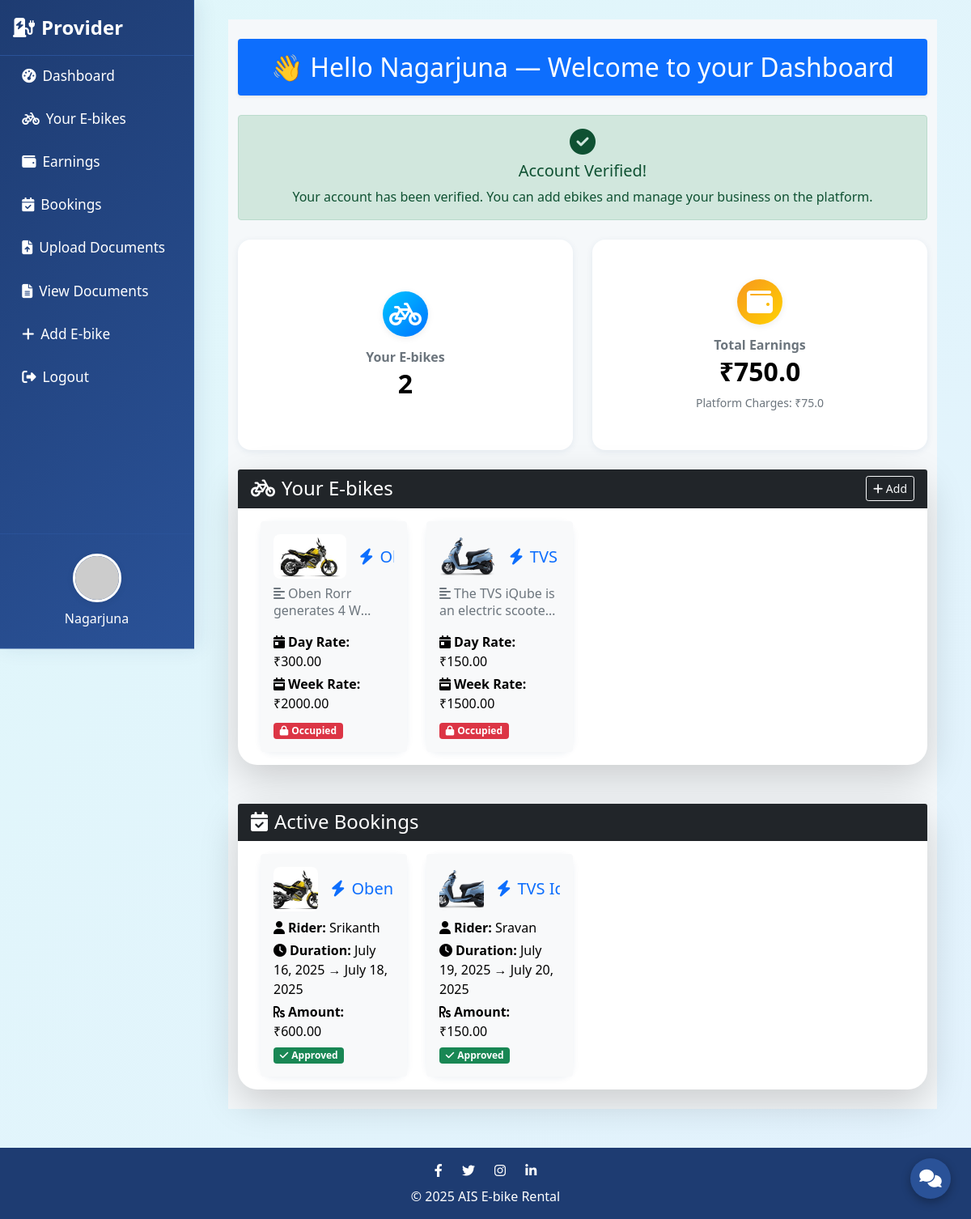
/vehicle-providers/dashboard/ (signed in), run on an earlier commit of the app's database.
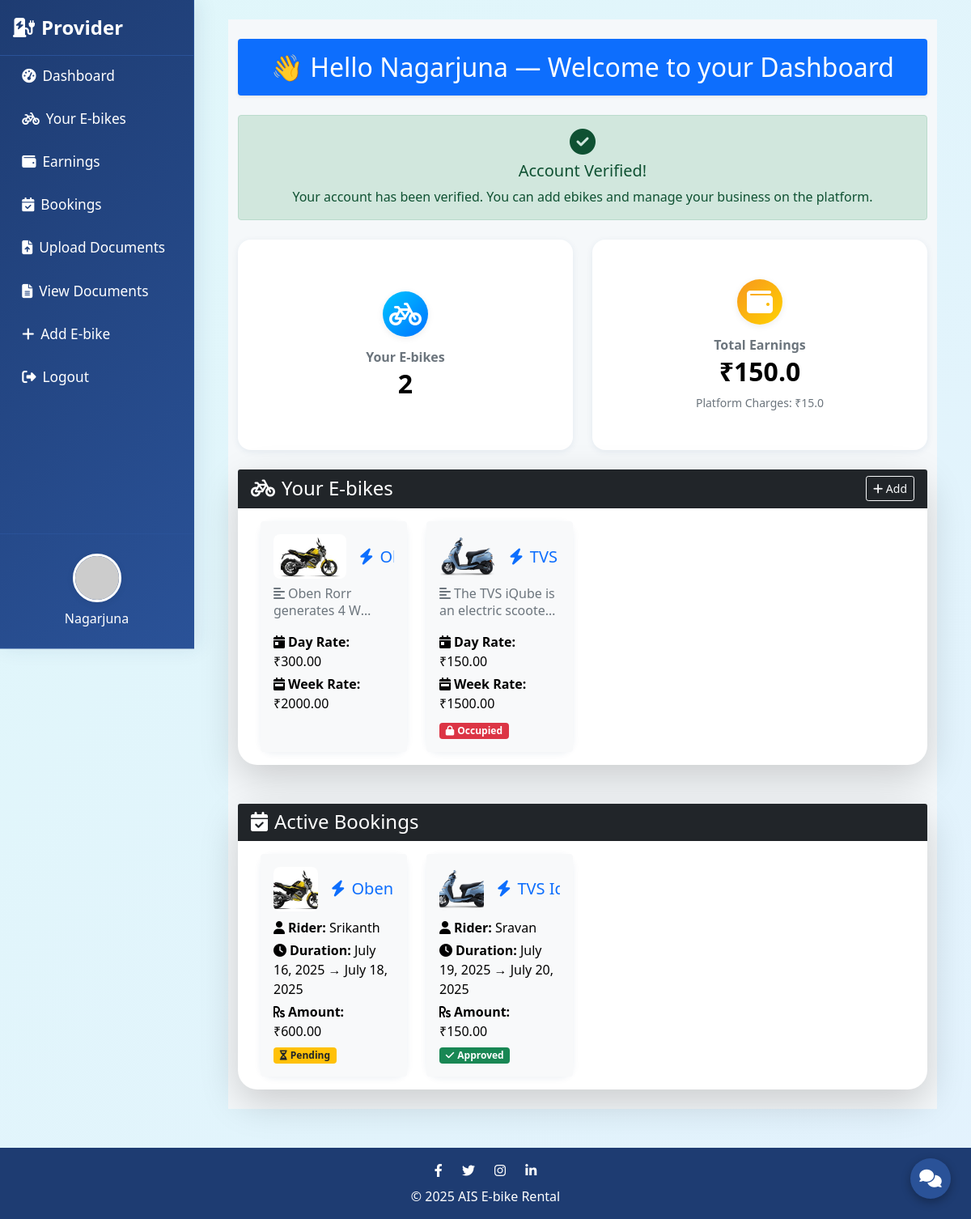
And on a later commit of the database.
### core/models.py (models this page shows)
class User(AbstractUser):
    is_rider = models.BooleanField(default=False)
    is_vehicle_provider = models.BooleanField(default=False)
    mobile_number = models.CharField(max_length=15)
    profile_image = models.ImageField(upload_to='profile_images/', blank=True, null=True)
    is_verified_provider = models.BooleanField(default=False, help_text="Admin verification status for vehicle providers")
    verification_notes = models.TextField(blank=True, null=True, help_text="Admin notes about verification")

class EBike(models.Model):
    name = models.CharField(max_length=100)
    description = models.TextField()
    price_per_day = models.DecimalField(max_digits=6, decimal_places=2)
    price_per_week = models.DecimalField(max_digits=6, decimal_places=2)
    image = models.ImageField(upload_to='ebikes/')
    provider = models.ForeignKey(User, on_delete=models.CASCADE, related_name='ebikes')
    is_available = models.BooleanField(default=True)

class Booking(models.Model):
    rider = models.ForeignKey(User, on_delete=models.CASCADE, related_name='bookings')
    ebike = models.ForeignKey(EBike, on_delete=models.CASCADE, related_name='bookings')
    start_date = models.DateField()
    end_date = models.DateField()
    total_price = models.DecimalField(max_digits=8, decimal_places=2)
    is_approved = models.BooleanField(default=False)
    is_paid = models.BooleanField(default=False)

### vehicle_providers/views.py (the view)
# urls.py: path('dashboard/', views.vehicle_provider_dashboard, name='vehicle_provider_dashboard'),
@login_required
def vehicle_provider_dashboard(request):
    ebikes = EBike.objects.filter(provider=request.user)
    bookings = Booking.objects.filter(ebike__provider=request.user)
    total_earnings = sum(float(booking.total_price) for booking in bookings if booking.is_approved)
    platform_charges = total_earnings * 0.1
    return render(request, 'vehicle_providers/dashboard.html', {
        'ebikes': ebikes,
        'bookings': bookings,
        'total_earnings': total_earnings,
        'platform_charges': platform_charges
    })

### core/context_processors.py (called while the page is built)
def unread_notification_count(request):
    try:
        Notification = apps.get_model('core', 'Notification')
        public_count = Notification.objects.filter(is_public=True).count()
        if request.user.is_authenticated:
            user_count = Notification.objects.filter(recipient=request.user, is_read=False).count()
            count = public_count + user_count
        else:
            count = public_count
    except Exception:
        count = 0
    return {'unread_notification_count': count}

### templates/vehicle_providers/dashboard.html (shortened to what this page needs)
{% extends 'core/base.html' %}
{% block content %}
<div id="sidebar" class="sidebar bg-dark text-white">
  <div class="sidebar-header d-flex align-items-center justify-content-between px-3 py-3">
    <span class="fw-bold fs-4"><i class="fas fa-charging-station me-2"></i>Provider</span>
  </div>
  <nav class="nav flex-column px-2">
    <a class="nav-link text-white sidebar-link" href="#dashboard-section"><i class="fas fa-tachometer-alt me-2"></i>Dashboard</a>
    <a class="nav-link text-white sidebar-link" href="#ebikes-section"><i class="fas fa-bicycle me-2"></i>Your E-bikes</a>
    <a class="nav-link text-white sidebar-link" href="#earnings-section"><i class="fas fa-wallet me-2"></i>Earnings</a>
    <a class="nav-link text-white sidebar-link" href="#bookings-section"><i class="fas fa-calendar-check me-2"></i>Bookings</a>
    <a class="nav-link text-white sidebar-link" href="{% url 'upload_documents' %}"><i class="fas fa-file-upload me-2"></i>Upload Documents</a>
    <a class="nav-link text-white sidebar-link" href="{% url 'view_documents' %}"><i class="fas fa-file-alt me-2"></i>View Documents</a>
    <a class="nav-link text-white sidebar-link" href="{% url 'add_ebike' %}"><i class="fas fa-plus me-2"></i>Add E-bike</a>
    <a class="nav-link text-white sidebar-link" href="{% url 'logout' %}"><i class="fas fa-sign-out-alt me-2"></i>Logout</a>
  </nav>
  <div class="sidebar-profile text-center mt-auto mb-4 px-3">
    <img src="{% if request.user.profile_image %}{{ request.user.profile_image.url }}{% else %}https://api.dicebear.com/7.x/avataaars/svg?seed={{ request.user.username }}{% endif %}"
         alt="Profile" class="rounded-circle mb-2" style="width:60px; height:60px; object-fit:cover; cursor:pointer;" data-bs-toggle="modal" data-bs-target="#profileEditModal">
    <div class="fw-semibold">{{ request.user.username }}</div>
  </div>
</div>
<div class="main-content-with-sidebar">
  <div class="container-xxl py-4">
    <h2 class="text-center text-white bg-primary py-3 px-2 rounded shadow-sm mb-4">
      👋 Hello {{ request.user.username }} — Welcome to your Dashboard
    </h2>
    {% if request.user.is_verified_provider %}
      <div class="alert alert-success text-center mb-4" role="alert">
        <i class="fas fa-check-circle fa-2x mb-2"></i>
        <h5 class="alert-heading">Account Verified!</h5>
        <p class="mb-0">Your account has been verified. You can add ebikes and manage your business on the platform.</p>
      </div>
    {% endif %}
    <div class="row g-4 mb-4">
      <div class="col-md-6 col-12">
        <div class="card summary-card h-100 border-0 text-center">
          <div class="card-body py-4 d-flex flex-column align-items-center justify-content-center">
            <div class="icon-circle mb-3" style="background: linear-gradient(135deg, #00c6ff 0%, #0072ff 100%);"><i class="fas fa-bicycle"></i></div>
            <h6 class="fw-bold text-secondary mb-1">Your E-bikes</h6>
            <h2 class="fw-bold mb-0">{{ ebikes|length }}</h2>
          </div>
        </div>
      </div>
      <div class="col-md-6 col-12">
        <div class="card summary-card h-100 border-0 text-center">
          <div class="card-body py-4 d-flex flex-column align-items-center justify-content-center">
            <div class="icon-circle mb-3" style="background: linear-gradient(135deg, #f7971e 0%, #ffd200 100%);"><i class="fas fa-wallet"></i></div>
            <h6 class="fw-bold text-secondary mb-1">Total Earnings</h6>
            <h2 class="fw-bold mb-0">₹{{ total_earnings }}</h2>
            <div class="small text-muted mt-2">Platform Charges: ₹{{ platform_charges }}</div>
          </div>
        </div>
      </div>
    </div>
    <div class="row g-4 w-100 mx-0" id="ebikes-section">
      <div class="card shadow-lg border-0 w-100 px-0" style="border-radius: 1.5rem;">
        <div class="card-header bg-dark text-white d-flex justify-content-between align-items-center sticky-ebike-header">
          <h4 class="mb-0"><i class="fas fa-bicycle me-2"></i>Your E-bikes</h4>
          <a href="{% url 'add_ebike' %}" class="btn btn-sm btn-outline-light"><i class="fas fa-plus"></i> Add</a>
        </div>
        <div class="card-body overflow-auto" style="max-height: 60vh">
          <div class="row g-4 w-100 mx-0">
            {% for ebike in ebikes %}
              <div class="col-lg-3 col-md-4 col-sm-6 col-12">
                <div class="card provider-ebike-card border-0 h-100 animated-card">
                  <div class="card-body bg-light rounded">
                    <div class="d-flex align-items-center mb-2">
                      {% if ebike.image %}
                        <img src="{{ ebike.image.url }}" alt="{{ ebike.name }}" style="width: 90px; height: 55px; object-fit: cover; border-radius: 8px;" class="me-3" />
                      {% else %}
                        <img src="https://api.dicebear.com/7.x/icons/svg?seed={{ ebike.name }}" alt="{{ ebike.name }}" style="width: 90px; height: 55px; object-fit: cover; border-radius: 8px;" class="me-3" />
                      {% endif %}
                      <h5 class="card-title text-primary mb-0 bike-name-short" title="{{ ebike.name }}"><i class="fas fa-bolt me-2"></i>{{ ebike.name }}</h5>
                    </div>
                    <p class="card-text text-muted bike-desc-short"><i class="fas fa-align-left me-1"></i>{{ ebike.description|truncatewords:15 }}</p>
                    <p class="card-text mb-1"><i class="fas fa-calendar-day me-1"></i><strong>Day Rate:</strong> ₹{{ ebike.price_per_day }}</p>
                    <p class="card-text mb-2"><i class="fas fa-calendar-week me-1"></i><strong>Week Rate:</strong> ₹{{ ebike.price_per_week }}</p>
                    {% with shown=False %}
                      {% for booking in ebike.bookings.all %}
                        {% if booking.is_approved and not shown %}
                          <div class="mt-2">
                            <span class="badge bg-danger"><i class="fas fa-lock me-1"></i>Occupied</span>
                          </div>
                        {% endif %}
                      {% endfor %}
                    {% endwith %}
                  </div>
                </div>
              </div>
            {% empty %}
            <p class="text-muted">No E-bikes registered yet.</p>
            {% endfor %}
          </div>
        </div>
      </div>
    </div>
    <div class="row g-4 mt-4 w-100 mx-0" id="bookings-section">
      <div class="card shadow-lg border-0 w-100 px-0" style="border-radius: 1.5rem;">
        <div class="card-header bg-dark text-white">
          <h4 class="mb-0"><i class="fas fa-calendar-check me-2"></i>Active Bookings</h4>
        </div>
        <div class="card-body overflow-auto" style="max-height: 60vh">
          <div class="row g-4 w-100 mx-0">
            {% for booking in bookings %}
              <div class="col-lg-3 col-md-4 col-sm-6 col-12">
                <div class="card provider-booking-card border-0 h-100 animated-card">
                  <div class="card-body bg-light rounded">
                    <div class="d-flex align-items-center mb-2">
                      {% if booking.ebike.image %}
                        <img src="{{ booking.ebike.image.url }}" alt="{{ booking.ebike.name }}" style="width: 55px; height: 55px; object-fit: cover; border-radius: 8px;" class="me-3" />
                      {% else %}
                        <img src="https://api.dicebear.com/7.x/icons/svg?seed={{ booking.ebike.name }}" alt="{{ booking.ebike.name }}" style="width: 55px; height: 55px; object-fit: cover; border-radius: 8px;" class="me-3" />
                      {% endif %}
                      <h5 class="card-title text-primary mb-0 bike-name-short" title="{{ booking.ebike.name }}"><i class="fas fa-bolt me-2"></i>{{ booking.ebike.name }}</h5>
                    </div>
                    <p class="card-text mb-1"><i class="fas fa-user me-1"></i><strong>Rider:</strong> {{ booking.rider.username }}</p>
                    <p class="card-text mb-1"><i class="fas fa-clock me-1"></i><strong>Duration:</strong> {{ booking.start_date }} → {{ booking.end_date }}</p>
                    <p class="card-text mb-1"><i class="fas fa-rupee-sign me-1"></i><strong>Amount:</strong> ₹{{ booking.total_price }}</p>
                    <span class="badge {% if booking.is_approved %}bg-success{% else %}bg-warning text-dark{% endif %}">
                      {% if booking.is_approved %}<i class="fas fa-check me-1"></i>Approved{% else %}<i class="fas fa-hourglass-half me-1"></i>Pending{% endif %}
                    </span>
                  </div>
                </div>
              </div>
            {% empty %}
            <p class="text-muted">You have no current bookings.</p>
            {% endfor %}
          </div>
        </div>
      </div>
    </div>
  </div>
</div>
<link href="https://cdnjs.cloudflare.com/ajax/libs/font-awesome/6.4.0/css/all.min.css" rel="stylesheet">
{% endblock %}

### templates/core/base.html (shortened to what this page needs)
{% load static %}
<!DOCTYPE html>
<html lang="en" data-theme="light">
<head>
  <link href="https://cdn.jsdelivr.net/npm/bootstrap@5.1.3/dist/css/bootstrap.min.css" rel="stylesheet">
  <link href="https://cdnjs.cloudflare.com/ajax/libs/font-awesome/6.4.0/css/all.min.css" rel="stylesheet">
  <link href="https://cdn.jsdelivr.net/npm/bootstrap-icons@1.10.5/font/bootstrap-icons.css" rel="stylesheet">
</head>
<body>
  <div class="container mt-4">
    {% block content %}{% endblock %}
  </div>
  <footer class="text-center mt-5">
    <div class="container">
      <div class="mb-2">
        <a href="#" class="footer-icon"><i class="fab fa-facebook-f"></i></a>
        <a href="#" class="footer-icon"><i class="fab fa-twitter"></i></a>
        <a href="#" class="footer-icon"><i class="fab fa-instagram"></i></a>
        <a href="#" class="footer-icon"><i class="fab fa-linkedin-in"></i></a>
      </div>
      <p class="mb-0">&copy; 2025 AIS E-bike Rental</p>
    </div>
  </footer>
  <div class="chat-icon" onclick="toggleChat()">
    <i class="fas fa-comments"></i>
  </div>
</body>
</html>

### templates/core/base.html (style rules this page uses)
.chat-icon { position: fixed; bottom: 40px; right: 20px; background-color: #28a745; color: white; border-radius: 50%; width: 50px; height: 50px; font-size: 24px; display: flex; justify-content: center; align-items: center; cursor: pointer; z-index: 998; box-shadow: 0 4px 10px rgba(0,0,0,0.3); }
:root { --main-bg: linear-gradient(to bottom right, #e0f7fa, #e3f2fd); --main-text: #000; --nav-bg: linear-gradient(to right, #1e3c72, #2a5298); --footer-bg: #1e3c72; }
body { background: var(--main-bg); color: var(--main-text); font-family: 'Segoe UI', sans-serif; transition: all 0.4s ease-in-out; }
.nav-link { color: white !important; transition: 0.3s; }
footer { background: var(--footer-bg); color: white; padding: 1rem 0; }
.footer-icon { color: white; margin: 0 10px; transition: 0.3s; }
.chat-icon { position: fixed; bottom: 25px; right: 25px; background: #2a5298; color: white; border-radius: 50%; width: 50px; height: 50px; display: flex; align-items: center; justify-content: center; font-size: 22px; box-shadow: 0 4px 12px rgba(0, 0, 0, 0.3); cursor: pointer; z-index: 999; transition: background 0.3s; }

### templates/vehicle_providers/dashboard.html (style rules this page uses)
.summary-card, .provider-ebike-card, .provider-booking-card { border-radius: 1rem !important; box-shadow: 0 2px 8px rgba(30,60,114,0.08); transition: transform 0.2s, box-shadow 0.2s; min-height: 260px; margin-bottom: 0; }
.icon-circle { width: 56px; height: 56px; border-radius: 50%; display: flex; align-items: center; justify-content: center; font-size: 2rem; color: #fff; box-shadow: 0 2px 8px rgba(0,0,0,0.08); }
.bike-name-short { display: -webkit-box; -webkit-line-clamp: 1; -webkit-box-orient: vertical; overflow: hidden; text-overflow: ellipsis; white-space: nowrap; max-width: 120px; }
.bike-desc-short { display: -webkit-box; -webkit-line-clamp: 2; -webkit-box-orient: vertical; overflow: hidden; text-overflow: ellipsis; min-height: 2.6em; max-height: 2.6em; line-height: 1.3em; }
.sticky-ebike-header { position: sticky; top: 0; z-index: 2; border-radius: 1.5rem 1.5rem 0 0; }
.sidebar { display: flex; flex-direction: column; position: fixed; top: 0; left: 0; height: 100vh; width: 240px; background: linear-gradient(135deg, #1e3c72 0%, #2a5298 100%) !important; z-index: 1050; transition: transform 0.3s ease; box-shadow: 4px 0 24px rgba(30,60,114,0.10), 0 1.5px 0 #2a5298; border-right: 1.5px solid #2a5298; overflow-y: auto; }
.sidebar-header { border-bottom: 1.5px solid #2a5298; }
.sidebar-profile { margin-top: auto; padding-top: 1.5rem; border-top: 1.5px solid #2a5298; }
.sidebar-profile img { border: 3px solid #fff; box-shadow: 0 2px 8px rgba(0,0,0,0.08); }
.sidebar-link { padding: 0.75rem 1.2rem; border-radius: 8px; margin-bottom: 0.2rem; transition: background 0.2s, color 0.2s; font-size: 1.08rem; font-weight: 500; position: relative; }
.main-content-with-sidebar { margin-left: 240px; transition: margin-left 0.3s; background: #f5f8fa; min-height: 100vh; }

What changed in the data, as far as the page shows it:
changed EBike "Oben Rorr generates 4…": loses Booking (is_approved True (drawn), ebike.image (picture), ebike.name "Ob…", rider.username "Srikanth", start_date "July 16, 2025", end_date "July 18, 2025", total_price "600.00")
changed Booking "July 16, 2025": is_approved "Approved" → "Pending"
Also different on the page:
{{ total_earnings }}: "750.0" → "150.0"
{{ platform_charges }}: "75.0" → "15.0"
